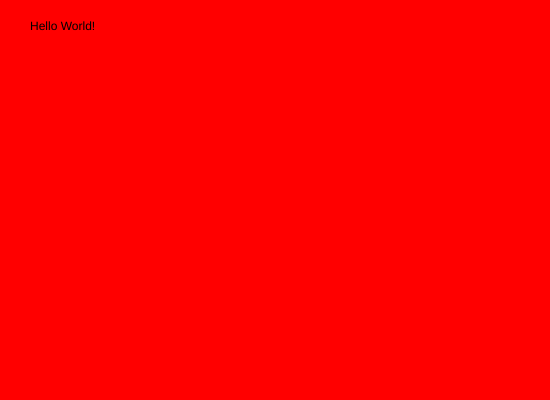
Frame 1 (no input)
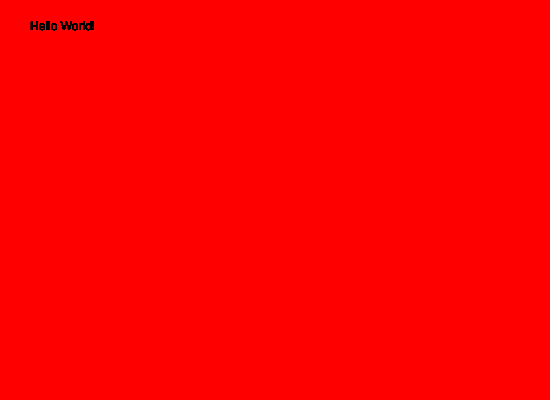
Frame 60 (no input)
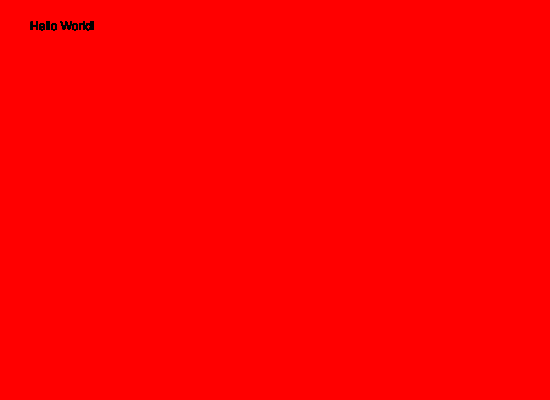
Frame 120 (the mouse pressed at the canvas centre since frame 60)

The p5.js sketch that drew these frames (run headless with seeded random() and noise() and a simulated clock; from frame 60 on, the mouse is pressed at the canvas centre):

// p5.js sketch
// ── sketch.js
// creating the setup function
function setup() {

  // creating a canvas 550px wide and 400px high
  createCanvas(550, 400)

  // coloring the background 'red'
  background('red')
}

// creating the drawing function
function draw() {
  // tell p5 to print the the text string "Hello World!"
  // Positioning this text string at (x:30, y:30).
  text("Hello World!", 30, 30)
}
